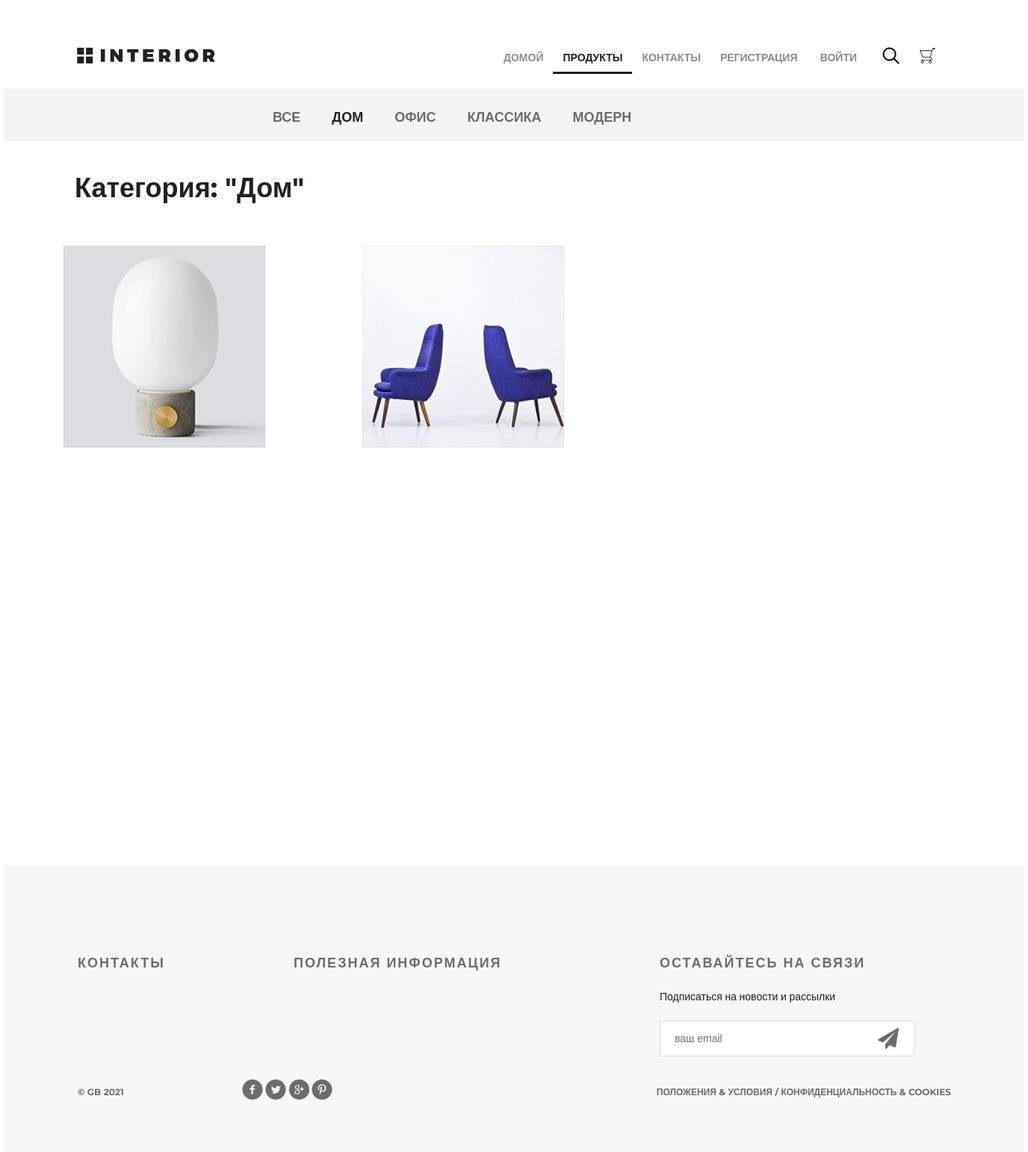
/products/category25/, run on the app's committed database.
### mainapp/models.py (models this page shows, shortened)
class ProductCategory(models.Model):
    name = models.CharField(max_length=64, unique=True, verbose_name='название')
    description = models.TextField(blank=True, verbose_name='описание')
    class Meta:
        verbose_name='категория'
        verbose_name_plural='категории'

class Product(models.Model):
    category = models.ForeignKey(ProductCategory, on_delete=models.CASCADE, verbose_name='категория')
    name = models.CharField(max_length=128, verbose_name='название')
    image = models.ImageField(upload_to='products', blank=True, verbose_name='картинка')
    short_desc = models.CharField(max_length=255, blank=True, verbose_name='краткое описание')
    description = models.TextField(blank=True, verbose_name='описание')
    price = models.DecimalField(max_digits=10, decimal_places=2, default=0, verbose_name='цена')
    quantity = models.PositiveIntegerField(default=0, verbose_name='количество на складе')

### mainapp/views.py (the view, shortened to what this page needs)
# urls.py: path('products/', include('mainapp.urls', namespace='products')),
def products(request, pk=None):
    links_menu = ProductCategory.objects.all()
    if pk is not None:
        if pk == 0:
            products_list = Product.objects.all()
            category_item = {
                'name': 'все',
                'pk': 0
            }
        else:
            category_item = get_object_or_404(ProductCategory, pk=pk)
            products_list = Product.objects.filter(category__pk=pk)
        context = {
            'links_menu': links_menu,
            'title': 'продукты',
            'category': category_item,
            'products': products_list,
            'basket': get_basket(request.user)
        }
        return render(request, 'mainapp/products_list.html', context=context)

### mainapp/views.py (called while the page is built)
def get_basket(user):
    if user.is_authenticated:
        return Basket.objects.filter(user=user)
    return []

### mainapp/templates/mainapp/products_list.html (shortened to what this page needs)
{% extends 'mainapp/base.html' %}
{% load static %}
{% block menu %}
    <div class="hero-white">
        <div class="header clearfix">
          {% include 'mainapp/includs/inc_main_menu.html' %}
        </div>
    </div>
{% endblock %}
{% block content %}
  <div class="details">
    <div class="links clearfix">
      {% include 'mainapp/includs/inc_categories_menu.html' %}
    </div>
    <div class="products_list">
      <div class="title clearfix">
        <h2>
          Категория: "{{ category.name|title }}"
        </h2>
      </div>
      <div class="category-products clearfix">
        {% for product in products %}
          <div class="block">
            <a href="{% url 'mainapp:product' product.pk %}">
              <img class="img-block" src="/media/{{ product.image }}" alt="product">
            </a>
          </div>
        {% endfor %}
      </div>
    </div>
  </div>
  <div class="clr"></div>
{% endblock %}

### mainapp/templates/mainapp/includs/inc_categories_menu.html
<ul class="links-menu">
    <li><a href="{% url 'products:category' 0 %}"
            {% if request.resolver_match.url_name == 'products' %}class="active"{% endif %}>
        Все</a></li>
    {% for link_item in links_menu %}
        <li><a
                href="{% url 'products:category' link_item.pk %}"
                {% if request.resolver_match.kwargs.pk == link_item.pk %}class="active"{% endif %}
        >{{ link_item.name }}</a></li>
    {% endfor %}
</ul>

### static/css/style.css (style rules this page uses)
* { margin: 0; padding: 0; }
body { font-family: 'Montserrat', sans-serif; }
html, body { height: 100%; }
.products_list { margin-left: 10vh; }
.products_list a { color: #555; text-decoration: none; }
.products_list .title { margin: 40px auto 20px; height: 50px; float: none; }
.products_list .title h2 { margin-top: 0; float: left; }
.category-products { margin-bottom: 75px; }
.category-products .block a img { float: left; }
.category-products .block { float: left; margin-right: 30px; margin-top: 30px; display: block; height: 370px; width: 370px; position: relative; }
.clr { height: 384px; }
.clearfix:after { content: ""; display: block; clear: both; }
.title { height: 152px; margin-right: 15px; }
.title h2 { float: left; margin-top: 118px; color: #212121; font-size: 36px; font-weight: 700; text-align: left; margin-left: 15px; }
.hero-white { background-color: #fff; height: 119px; padding-left: 98px; padding-right: 211px; position: relative; }
.links { height: 70px; background-color: #f4f4f4; position: relative; padding-left: 360px; }
.links-menu { margin: 27px auto 0px; position: absolute; }
.links-menu li { float: left; list-style-type: none; padding-right: 42px; }
.links-menu li a { text-decoration: none; color: #6c6c6c; font-size: 18px; font-weight: 700; text-transform: uppercase; }
.links-menu .active { color: #212121; font-size: 18px; font-weight: 700; }

### data on the page
ProductCategory: name "ДОМ", name "Дом"
ProductCategory: name "ОФИС"
ProductCategory: name "КЛАССИКА"
ProductCategory: name "МОДЕРН"
Product: image (picture)
Product: image (picture)
